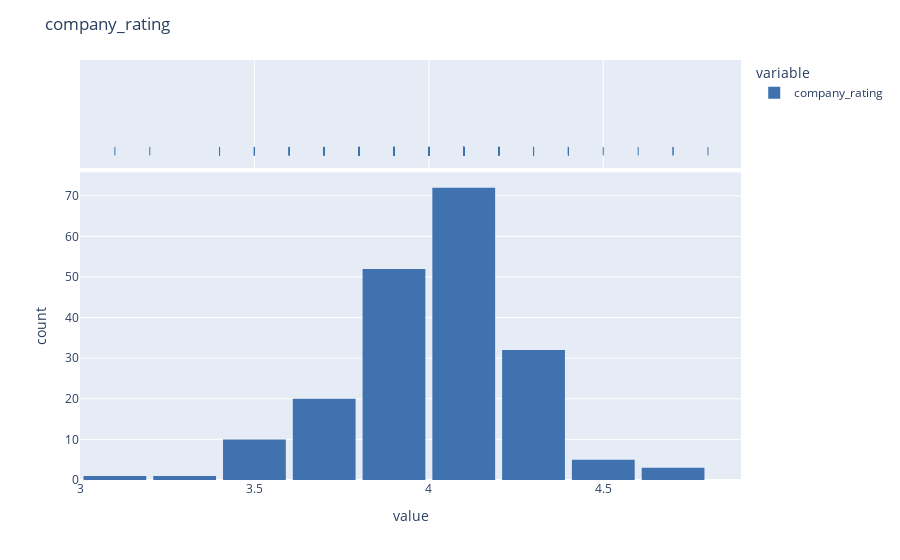
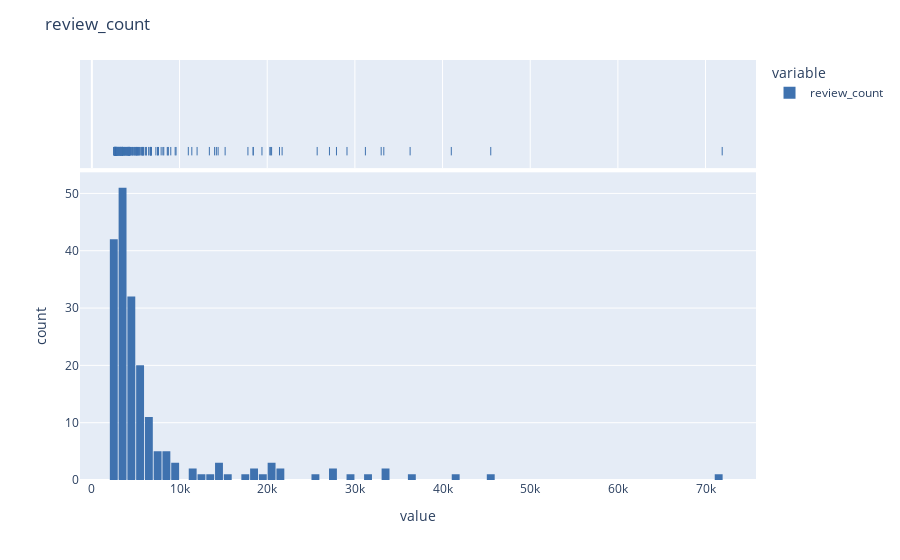
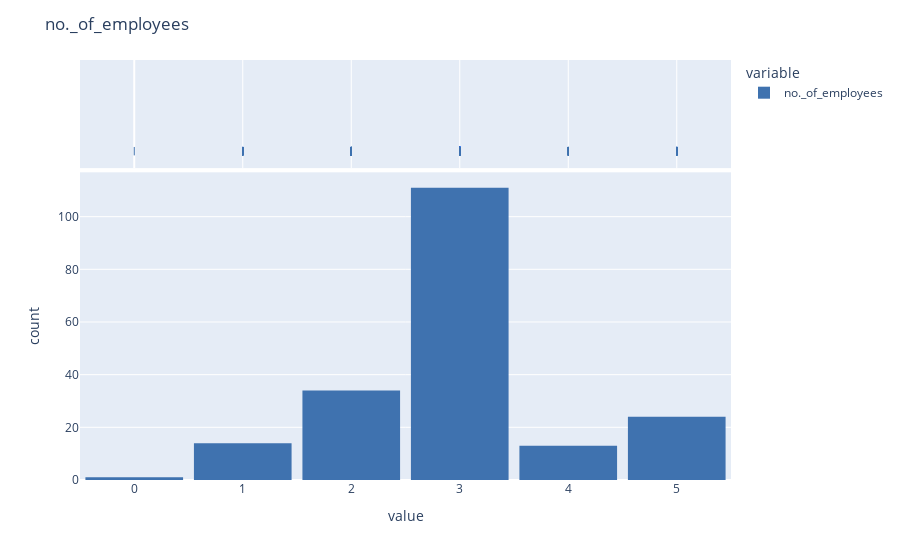
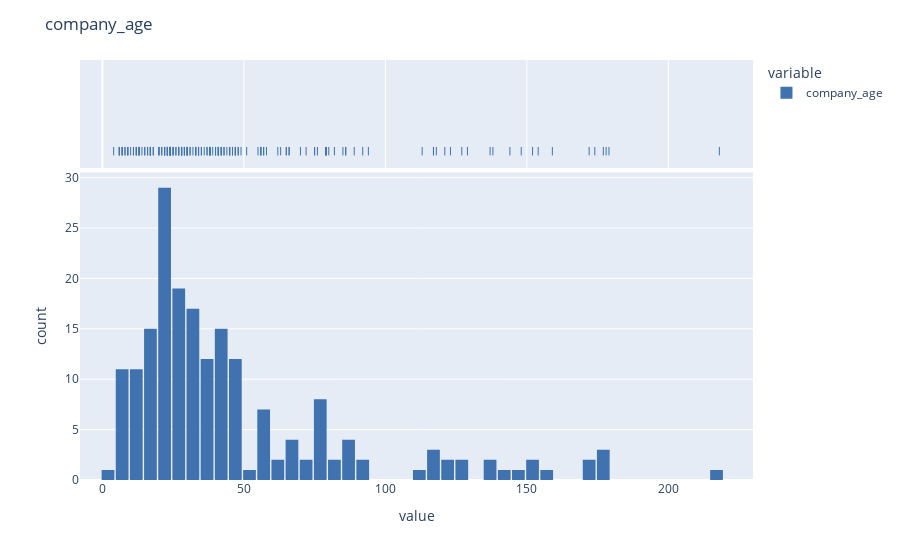

The notebook cell these images were saved under, in order:
### Code cell
for col in df_num.columns:    
    fig = px.histogram(df[col],
                       marginal = 'rug',
                       nbins = df[col].nunique(),
                       color_discrete_sequence = ["#3F72AF"])
    fig.update_layout(title = col, bargap = 0.1)
    fig.show()

### Figure 1 — Plotly figure (JSON) as saved in the notebook; plotly's stock layout.template omitted (floating-point values rounded to 4 significant figures; data arrays with more than 128 entries replaced by an {"elided": "..."} marker saying what was removed)
{"data": [{"alignmentgroup": "True", "bingroup": "x", "hovertemplate": "variable=company_rating<br>value=%{x}<br>count=%{y}<extra></extra>", "legendgroup": "company_rating", "marker": {"color": "#3F72AF", "pattern": {"shape": ""}}, "name": "company_rating", "nbinsx": 17, "offsetgroup": "company_rating", "orientation": "v", "showlegend": true, "type": "histogram", "x": {"elided": "197 float values"}, "xaxis": "x", "yaxis": "y"}, {"alignmentgroup": "True", "boxpoints": "all", "fillcolor": "rgba(255,255,255,0)", "hoveron": "points", "hovertemplate": "variable=company_rating<br>value=%{x}<extra></extra>", "jitter": 0, "legendgroup": "company_rating", "line": {"color": "rgba(255,255,255,0)"}, "marker": {"color": "#3F72AF", "symbol": "line-ns-open"}, "name": "company_rating", "offsetgroup": "company_rating", "showlegend": false, "type": "box", "x": {"elided": "197 float values"}, "xaxis": "x2", "yaxis": "y2"}], "layout": {"bargap": 0.1, "barmode": "relative", "legend": {"title": {"text": "variable"}, "tracegroupgap": 0}, "margin": {"t": 60}, "title": {"text": "company_rating"}, "xaxis": {"anchor": "y", "domain": [0, 1], "title": {"text": "value"}}, "xaxis2": {"anchor": "y2", "domain": [0, 1], "matches": "x", "showgrid": true, "showticklabels": false}, "yaxis": {"anchor": "x", "domain": [0, 0.7326], "title": {"text": "count"}}, "yaxis2": {"anchor": "x2", "domain": [0.7426, 1], "matches": "y2", "showgrid": false, "showline": false, "showticklabels": false, "ticks": ""}}}

### Figure 2 — Plotly figure (JSON) as saved in the notebook; plotly's stock layout.template omitted (floating-point values rounded to 4 significant figures; data arrays with more than 128 entries replaced by an {"elided": "..."} marker saying what was removed)
{"data": [{"alignmentgroup": "True", "bingroup": "x", "hovertemplate": "variable=review_count<br>value=%{x}<br>count=%{y}<extra></extra>", "legendgroup": "review_count", "marker": {"color": "#3F72AF", "pattern": {"shape": ""}}, "name": "review_count", "nbinsx": 78, "offsetgroup": "review_count", "orientation": "v", "showlegend": true, "type": "histogram", "x": {"elided": "197 int values"}, "xaxis": "x", "yaxis": "y"}, {"alignmentgroup": "True", "boxpoints": "all", "fillcolor": "rgba(255,255,255,0)", "hoveron": "points", "hovertemplate": "variable=review_count<br>value=%{x}<extra></extra>", "jitter": 0, "legendgroup": "review_count", "line": {"color": "rgba(255,255,255,0)"}, "marker": {"color": "#3F72AF", "symbol": "line-ns-open"}, "name": "review_count", "offsetgroup": "review_count", "showlegend": false, "type": "box", "x": {"elided": "197 int values"}, "xaxis": "x2", "yaxis": "y2"}], "layout": {"bargap": 0.1, "barmode": "relative", "legend": {"title": {"text": "variable"}, "tracegroupgap": 0}, "margin": {"t": 60}, "title": {"text": "review_count"}, "xaxis": {"anchor": "y", "domain": [0, 1], "title": {"text": "value"}}, "xaxis2": {"anchor": "y2", "domain": [0, 1], "matches": "x", "showgrid": true, "showticklabels": false}, "yaxis": {"anchor": "x", "domain": [0, 0.7326], "title": {"text": "count"}}, "yaxis2": {"anchor": "x2", "domain": [0.7426, 1], "matches": "y2", "showgrid": false, "showline": false, "showticklabels": false, "ticks": ""}}}

### Figure 3 — Plotly figure (JSON) as saved in the notebook; plotly's stock layout.template omitted (floating-point values rounded to 4 significant figures; data arrays with more than 128 entries replaced by an {"elided": "..."} marker saying what was removed)
{"data": [{"alignmentgroup": "True", "bingroup": "x", "hovertemplate": "variable=no._of_employees<br>value=%{x}<br>count=%{y}<extra></extra>", "legendgroup": "no._of_employees", "marker": {"color": "#3F72AF", "pattern": {"shape": ""}}, "name": "no._of_employees", "nbinsx": 6, "offsetgroup": "no._of_employees", "orientation": "v", "showlegend": true, "type": "histogram", "x": {"elided": "197 int values"}, "xaxis": "x", "yaxis": "y"}, {"alignmentgroup": "True", "boxpoints": "all", "fillcolor": "rgba(255,255,255,0)", "hoveron": "points", "hovertemplate": "variable=no._of_employees<br>value=%{x}<extra></extra>", "jitter": 0, "legendgroup": "no._of_employees", "line": {"color": "rgba(255,255,255,0)"}, "marker": {"color": "#3F72AF", "symbol": "line-ns-open"}, "name": "no._of_employees", "offsetgroup": "no._of_employees", "showlegend": false, "type": "box", "x": {"elided": "197 int values"}, "xaxis": "x2", "yaxis": "y2"}], "layout": {"bargap": 0.1, "barmode": "relative", "legend": {"title": {"text": "variable"}, "tracegroupgap": 0}, "margin": {"t": 60}, "title": {"text": "no._of_employees"}, "xaxis": {"anchor": "y", "domain": [0, 1], "title": {"text": "value"}}, "xaxis2": {"anchor": "y2", "domain": [0, 1], "matches": "x", "showgrid": true, "showticklabels": false}, "yaxis": {"anchor": "x", "domain": [0, 0.7326], "title": {"text": "count"}}, "yaxis2": {"anchor": "x2", "domain": [0.7426, 1], "matches": "y2", "showgrid": false, "showline": false, "showticklabels": false, "ticks": ""}}}

### Figure 4 — Plotly figure (JSON) as saved in the notebook; plotly's stock layout.template omitted (floating-point values rounded to 4 significant figures; data arrays with more than 128 entries replaced by an {"elided": "..."} marker saying what was removed)
{"data": [{"alignmentgroup": "True", "bingroup": "x", "hovertemplate": "variable=company_age<br>value=%{x}<br>count=%{y}<extra></extra>", "legendgroup": "company_age", "marker": {"color": "#3F72AF", "pattern": {"shape": ""}}, "name": "company_age", "nbinsx": 85, "offsetgroup": "company_age", "orientation": "v", "showlegend": true, "type": "histogram", "x": {"elided": "197 int values"}, "xaxis": "x", "yaxis": "y"}, {"alignmentgroup": "True", "boxpoints": "all", "fillcolor": "rgba(255,255,255,0)", "hoveron": "points", "hovertemplate": "variable=company_age<br>value=%{x}<extra></extra>", "jitter": 0, "legendgroup": "company_age", "line": {"color": "rgba(255,255,255,0)"}, "marker": {"color": "#3F72AF", "symbol": "line-ns-open"}, "name": "company_age", "offsetgroup": "company_age", "showlegend": false, "type": "box", "x": {"elided": "197 int values"}, "xaxis": "x2", "yaxis": "y2"}], "layout": {"bargap": 0.1, "barmode": "relative", "legend": {"title": {"text": "variable"}, "tracegroupgap": 0}, "margin": {"t": 60}, "title": {"text": "company_age"}, "xaxis": {"anchor": "y", "domain": [0, 1], "title": {"text": "value"}}, "xaxis2": {"anchor": "y2", "domain": [0, 1], "matches": "x", "showgrid": true, "showticklabels": false}, "yaxis": {"anchor": "x", "domain": [0, 0.7326], "title": {"text": "count"}}, "yaxis2": {"anchor": "x2", "domain": [0.7426, 1], "matches": "y2", "showgrid": false, "showline": false, "showticklabels": false, "ticks": ""}}}
